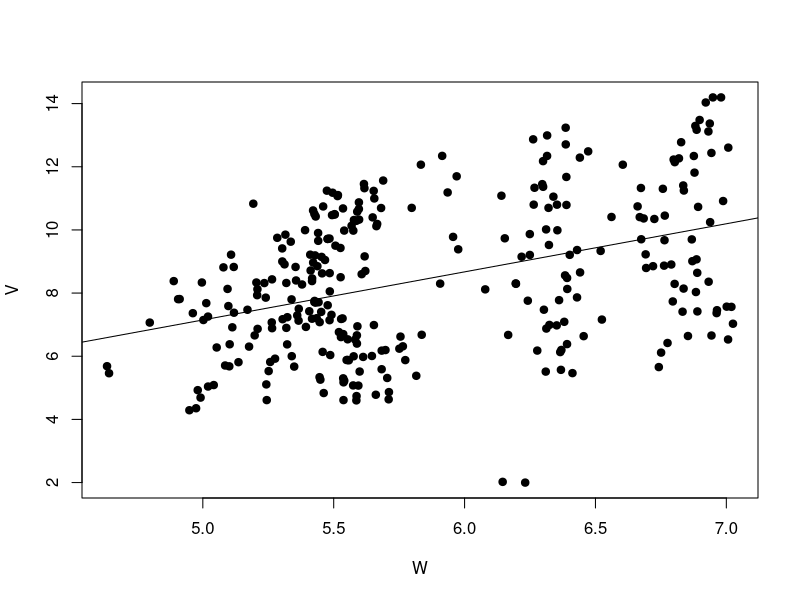
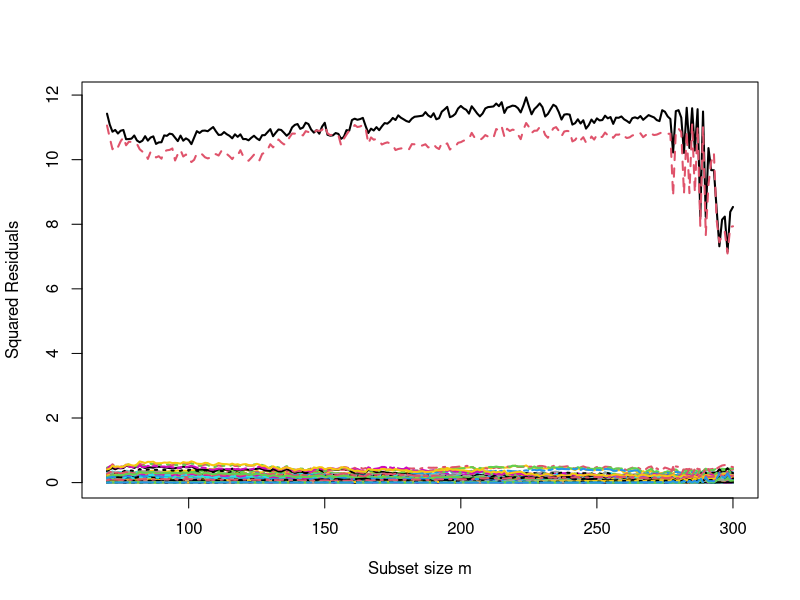
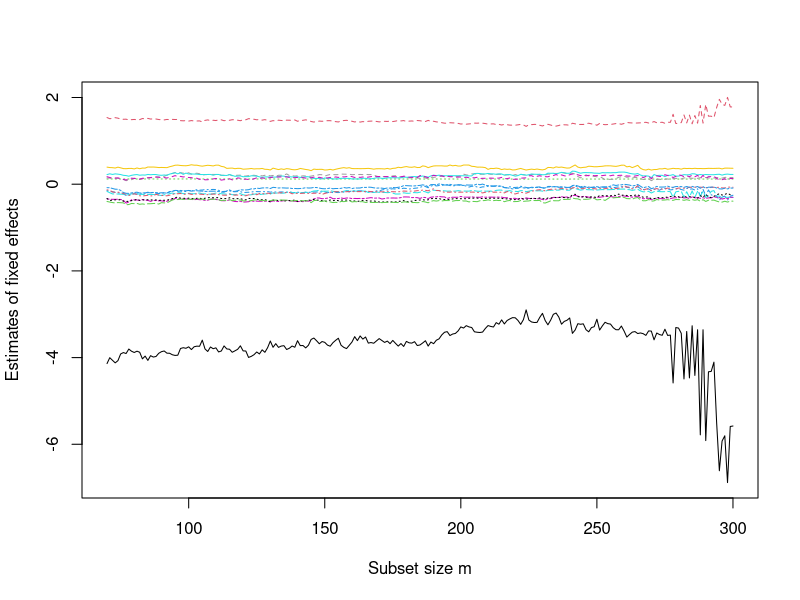
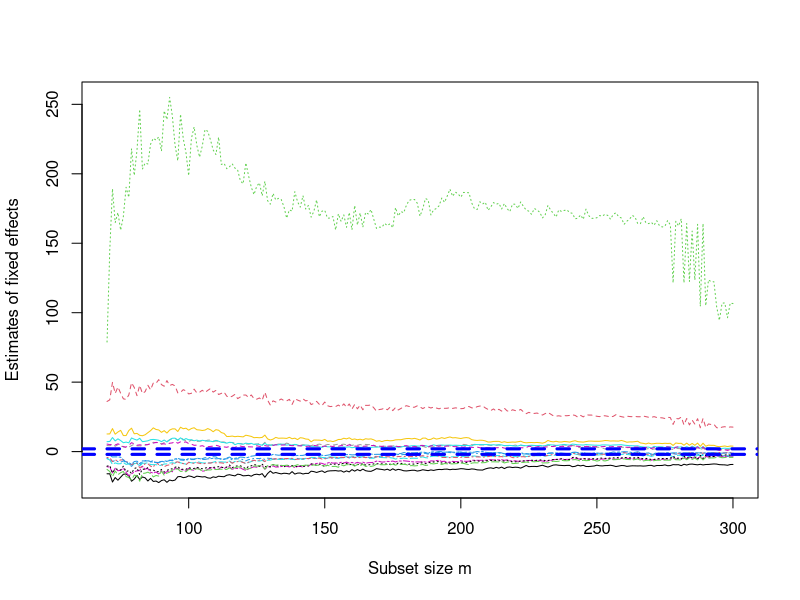
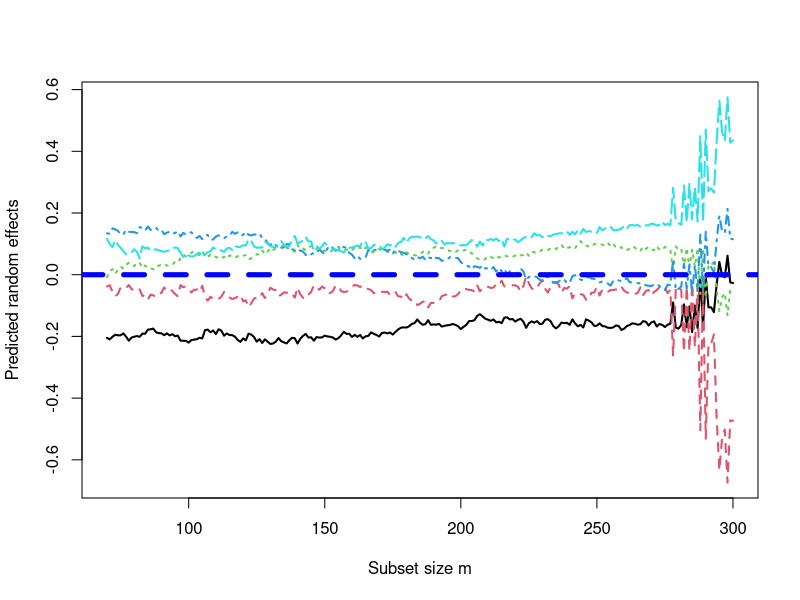
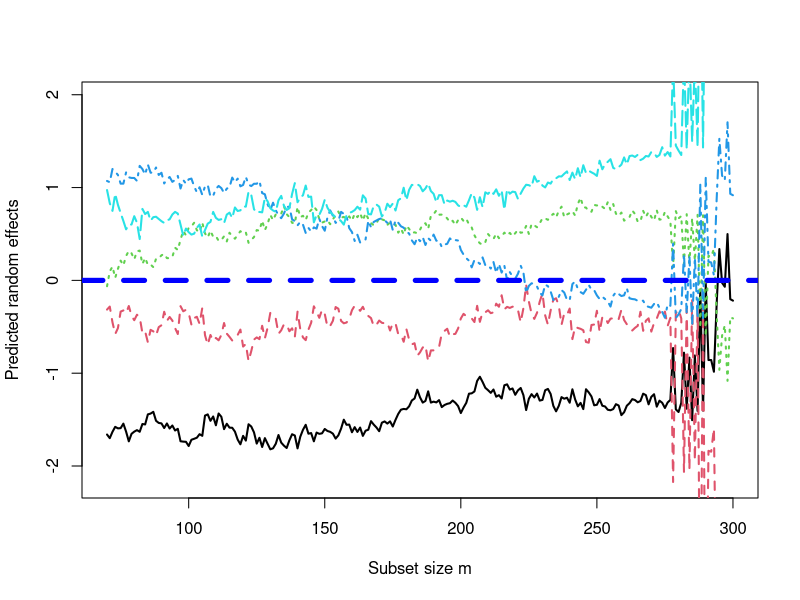

Recreate these plots in R, in order.
library(lme4)
library(Matrix)
library(MASS)
library(ggplot2)

# start
coffebra = read.table("simBRAx1.txt", header = T)
coffebra.cont <- coffebra
# new: nn & grpunt
nn=dim(coffebra.cont)[1]
grpunt=12*5
tabcountry=rbind(c("F", "G", "I", "S", "UK"), c(0,0,0,0,0), c(0,0,0,0,0) )

righe.cont <- 1:2
f1 <- 0.35
f2 <- 0.9

coffebra.cont$logV[righe.cont]=f1*coffebra$logV[righe.cont]
coffebra.cont$logQ[righe.cont]=f2*coffebra$logQ[righe.cont]

plot(coffebra.cont$logQ, coffebra.cont$logV, cex = 1.5, pch = 20, xlab = "W", ylab = "V")
abline(lm(logV ~ logQ, data=coffebra.cont))

fit.coffebra.cont = lmer(logV ~ logQ + t +m1 + m2+m3+m4+m5+ m6+m7+m8+m9+m10+m11+(1 | country), data = coffebra.cont, REML=F)


y = coffebra.cont$logV
ngroups = max(fit.coffebra.cont@Gp)
X = fit.coffebra.cont@pp$X

Z = t(fit.coffebra.cont@pp$Zt)
beta = fit.coffebra.cont@beta
ttest = beta/diag(summary(fit.coffebra.cont)$vcov)^0.5
sigma2U = summary(fit.coffebra.cont)$varcor[[1]][1]
sigma2eps = summary(fit.coffebra.cont)$sigma^2
loglikhat = summary(fit.coffebra.cont)$logLik[1]
Vhat = sigma2U * Z %*% t(Z) + sigma2eps * diag(length(y))
Ghat = sigma2U * diag(max(fit.coffebra.cont@Gp))
### as.matrix(Vhat) to het the matrix

i1 = t(X)%*% ginv(as.matrix(Vhat)) %*% X
i1inv = ginv(i1)
i2 = t(X)%*% ginv(as.matrix(Vhat)) %*% y
### The product i1inv %*% i2 is identical to beta

# ranef : stima dei random effects
### identical to ranef(ranef(fit.coffebra.cont)$pigname[[1]])
uhat = Ghat%*%t(Z)%*%ginv(as.matrix(Vhat)) %*% (y - X%*%beta)
yhat = X%*%beta + Z%*%uhat
res = y - yhat

### pointer = matrix(rep(1:7, ngroups), nrow = 7, ncol = ngroups)
### Generate a matrix of starting time-index
positions = matrix(1:length(y), nrow = max(coffebra.cont$t), ncol = ngroups)

#temp = matrix(NA, nrow = 10, ncol = length(y)/(ncol(X)+1))
temp = NULL
### for(l in 1:nrow(temp)) {
for(l in 1:10) {
    subset=matrix(NA, nrow=ncol(X), ncol = ngroups)
    set.seed(l)
    sss = sample(1:(max(coffebra.cont$t) - ncol(X)+1), ngroups, replace = T)
    for (ii in 1:ncol(positions)) {
        subset[,ii] = positions[sss[ii]:(sss[ii]+ncol(X)-1), ii]
    }
    temp = rbind(as.vector(subset), temp)
}

# temp = matrix(NA, nrow = length(y)/3, ncol = 7)
# subset = 1:3
# for(l in 1:7){
	# if(l == 1) subset = subset
	# else subset = subset+1
# for(i in 1:ngroups) {
	# if (i == 1) out = subset
	# else out = c(out, subset+(i-1)*9)
# }
# temp[, l] = out
# }


resorder =matrix(NA, nrow = length(y), ncol = nrow(temp))
for(j in 1:nrow(temp)) {
    cat(j, "\n")
    mysub = temp[j, ]
    fit.coffebra.cont.sub = lmer(logV ~ logQ + t +m1 + m2+m3+m4+m5+ m6+m7+m8+m9+m10+m11+(1 | country), data = coffebra.cont, REML=F, subset = mysub)
    ngroups = max(fit.coffebra.cont.sub@Gp)
    y.sub = fit.coffebra.cont.sub@resp$y
    X.sub = fit.coffebra.cont.sub@pp$X
    Z.sub = t(fit.coffebra.cont.sub@pp$Zt)
    beta.sub = fit.coffebra.cont.sub@beta
    sigma2U.sub = summary(fit.coffebra.cont.sub)$varcor[[1]][1]
    sigma2eps.sub = summary(fit.coffebra.cont.sub)$sigma^2
    loglikhat.sub = summary(fit.coffebra.cont.sub)$logLik[1]
    Ghat.sub = sigma2U.sub * diag(ngroups)

### This is to check if beta is obtained
    Vhat.sub = sigma2U.sub * Z.sub %*% t(Z.sub) + sigma2eps.sub * diag(length(y.sub))
### as.matrix(Vhat) to het the matrix
    i1 = t(X.sub)%*% ginv(as.matrix(Vhat.sub)) %*% X.sub
    i1inv = ginv(i1)
    i2 = t(X.sub)%*% ginv(as.matrix(Vhat.sub)) %*% y.sub
### The product i1inv %*% i2 is identical to beta

### Ste equal to zero rows unused
    not.mysub = setdiff(1:length(y), mysub)
    Z.reduced = Z
    Z.reduced[not.mysub, ] = 0

    Vhat.sub1 = sigma2U.sub * Z.reduced %*% t(Z.reduced) + sigma2eps.sub * diag(length(y))
    Ghat.sub1 = sigma2U.sub * diag(ngroups)


### identical to ranef(ranef(fit.coffebra.cont.sub)$pigname[[1]])
    uhat.sub = Ghat.sub1%*%t(Z.reduced)%*%ginv(as.matrix(Vhat.sub1)) %*% (y - X%*%beta.sub)
###    yhat.sub = X%*%beta.sub + Z.reduced%*%uhat.sub
    yhat.sub = X%*%beta.sub + Z%*%uhat.sub
    res.sub = y - yhat.sub

    resorder[,j] = sort(res.sub^2)
}

bsb = temp[which.min(apply(resorder, 2, median)), ]

### Storage of quantities
res.fwd=matrix(NA, nrow = length(y), ncol = length(y)-length(bsb) + 1)
beta.fwd = matrix(NA, nrow = ncol(X), ncol = length(y)-length(bsb) + 1)
ttest.fwd = beta.fwd
sigma2U.fwd = matrix(NA, nrow = 1, ncol = length(y)-length(bsb)+ 1)
sigma2eps.fwd = matrix(NA, nrow = 1, ncol = length(y)-length(bsb)+ 1)
row.inside.fwd = matrix(NA, nrow = length(y),ncol = length(y)-length(bsb)+ 1)
uhat.fwd = matrix(NA, nrow=ngroups, ncol = length(y)-length(bsb)+ 1)


############################  START OF THE FS

# new: seq code and for code
fscycle=seq(70,300,5)

# original:
 for(m in fscycle) {
   
   tabcountry[2:3,1:5]=0
  
    cat("Subset size m of the FWD = ", m, "\n")
    if (m == length(bsb)) { ### first step of the forward search
	step = 1
	ttt = bsb
        init.fit = lmer(logV ~ logQ + t +m1 + m2+m3+m4+m5+ m6+m7+m8+m9+m10+m11+(1 | country), data = coffebra.cont, REML=F, subset = ttt)
        ngroups = max(init.fit@Gp)
        y.sub = init.fit@resp$y
        X.sub = init.fit@pp$X
        Z.sub = t(init.fit@pp$Zt)
        beta.sub = init.fit@beta
        ttest.sub = beta.sub/diag(summary(init.fit)$vcov)^0.5
        sigma2U.sub = summary(init.fit)$varcor[[1]][1]
        sigma2eps.sub = summary(init.fit)$sigma^2
        loglikhat.sub = summary(init.fit)$logLik[1]
        Ghat.sub = sigma2U.sub * diag(ngroups)

### Ste equal to zero rows unused
	not.mysub = setdiff(1:length(y), ttt)
        Z.reduced = Z
        Z.reduced[not.mysub, ] = 0

        Vhat.sub1 = sigma2U.sub * Z.reduced %*% t(Z.reduced) + sigma2eps.sub * diag(length(y))
	Ghat.sub1 = sigma2U.sub * diag(ngroups)


### identical to ranef(ranef(fit.coffebra.cont.sub)$pigname[[1]])
        uhat.sub = Ghat.sub1%*%t(Z.reduced)%*%ginv(as.matrix(Vhat.sub1)) %*% (y - X%*%beta.sub)
###        yhat.sub = X%*%beta.sub + Z.reduced%*%uhat.sub
        yhat.sub = X%*%beta.sub + Z%*%uhat.sub
        res.sub = y - yhat.sub
        posm = which(order(res.sub^2)<= m)
        res.fwd[, step] = as.vector(res.sub)
        beta.fwd[, step] = as.vector(beta.sub)
        ttest.fwd[, step] = as.vector(ttest.sub)
        sigma2U.fwd[1, step] = as.vector(sigma2U.sub)
        sigma2eps.fwd[1, step] = as.vector(sigma2eps.sub)
        row.inside.fwd[1:length(bsb), step] = bsb
        uhat.fwd[, step] = as.vector(uhat.sub)
    }
    else{
        #step = step+1
        
########## create a inner cycle for 1 < m < 5        
        
        for (incy in 1:5){
          step = step+1
          
############################################################  ORDERING RESIDUALS        
        # new: ordering a data matrix with countries
        tmpres=as.data.frame(cbind(1:nn,as.vector(coffebra.cont$country),as.vector(res.sub^2)))
        names(tmpres)=c("unit","country","res2")
        
        # new: ordering two levels
        otmpres=tmpres[order(tmpres$country, tmpres$res2),]
        
        # we take the first m/5 units for each country
        ordbsb=as.vector(otmpres$unit)
        ordind=c((1:(m/5))+0*grpunt, (1:(m/5))+1*grpunt, (1:(m/5))+2*grpunt, (1:(m/5))+3*grpunt, (1:(m/5))+4*grpunt)
        # Then we take the smallest among countries in step m
        
        bsblast=ordbsb[ordind]
        
        # creo una tabella con valori 0/1 con testata F G I S K
        #                                             0 1 0 0 1
        # prendo il valore più piccolo fra le country non già prese!
        
        selind=c(((m/5))+0*grpunt, ((m/5))+1*grpunt, ((m/5))+2*grpunt, ((m/5))+3*grpunt, ((m/5))+4*grpunt)
        
        
        # 1=F, 2=G, 3=I, 4=S, 5=UK
        # mincountry=which.min(otmpres[selind,3]) # not needed?
        
        # == 15
        idx=selind[which.min(otmpres[selind,3])]
        idy=as.numeric(as.vector(otmpres[idx,1]))
        
        
        # gives the unordered residuals on step m of all countries 
        ordctry=as.numeric(as.vector(otmpres[selind,3]))
        # gives the unordered IDEXES of residuals on step m of all countries 
        ordctryind=as.numeric(as.vector(otmpres[selind,1]))
        # gives the order of the residual that must be applied to INDEXES (ordctryind)
        ordctryindex=order(as.vector(otmpres[selind,3]))
        ordindx=ordctryind[ordctryindex]
        mtchidx=match(otmpres[,1],ordindx)
        
        
        
        # select the 1st best, 2nd best, ..., 5th best inside inner cycle
        for (cv_idx in 1:5)
        {
          id_ctry=which(match(tabcountry[1,],tmpres[ordindx[cv_idx],2])==1)
          cat("m:", m, " incy:", incy, " id_ctry:", id_ctry,"\n")
          if(tabcountry[2,id_ctry]==0)
          {
            tabcountry[2,id_ctry]=1
            tabcountry[3,id_ctry]=ordindx[cv_idx]
            id_best=ordindx[cv_idx]
            break
          }
        }
        
        
        
#         # external for index parse the candidate vector 
#         for (cv_idx in 1:5){
#           # internal for index parse TABLE [F G I S K] 2nd row
#             for (tab_idx in 1:5){
#             # if is not already taken ... set to 1
#             if (tabcountry[1,tab_idx]==0){
#               tabcountry[2,ordctry[ij]]=1
#             }
#             break
#           }
#         }
        
        # ordinerei con quelli di m (step5) + quelli aggiuntivi   
        # calcolati in questi cicli interni
        
        stblockbsb=ordbsb[ordind]
        
        
        nbsb=c(stblockbsb[1:(m-5+incy-1)], id_best)
        
        
        ttt = nbsb
        
#############################################################
        
        init.fit = lmer(logV ~ logQ + t +m1 + m2+m3+m4+m5+ m6+m7+m8+m9+m10+m11+(1 | country), data = coffebra.cont, REML=F, subset = ttt)
###        init.fit = lmer(w ~ t +(1 | pigname), data = pig, REML=F, subset = ttt)
        check.ngroups = max(init.fit@Gp)
        
        
        cat("\n", "Progression = ", step, "\n")

        y.sub = init.fit@resp$y
        X.sub = init.fit@pp$X
        Z.sub = t(init.fit@pp$Zt)
        beta.sub = init.fit@beta
        ttest.sub = beta.sub/diag(summary(init.fit)$vcov)^0.5
        sigma2U.sub = summary(init.fit)$varcor[[1]][1]
        sigma2eps.sub = summary(init.fit)$sigma^2
        loglikhat.sub = summary(init.fit)$logLik[1]
        Ghat.sub = sigma2U.sub * diag(ngroups)

### Ste equal to zero rows unused

	    not.mysub = setdiff(1:length(y), ttt)
	    Z.reduced = Z

        if(length(not.mysub)>0)
            Z.reduced[not.mysub, ] = 0

        Vhat.sub1 = sigma2U.sub * Z.reduced %*% t(Z.reduced) + sigma2eps.sub * diag(length(y))
	    Ghat.sub1 = sigma2U.sub * diag(ngroups)


### identical to ranef(ranef(fit.coffebra.cont.sub)$pigname[[1]])
        uhat.sub = Ghat.sub1%*%t(Z.reduced)%*%ginv(as.matrix(Vhat.sub1)) %*% (y - X%*%beta.sub)
###        yhat.sub = X%*%beta.sub + Z.reduced%*%uhat.sub
        yhat.sub = X%*%beta.sub + Z%*%uhat.sub
        res.sub = y - yhat.sub
        res.fwd[, step] = as.vector(res.sub)
        beta.fwd[, step] = as.vector(beta.sub)
        ttest.fwd[, step] = as.vector(ttest.sub)
        sigma2U.fwd[1, step] = as.vector(sigma2U.sub)
        sigma2eps.fwd[1, step] = as.vector(sigma2eps.sub)
        row.inside.fwd[1:length(nbsb), step] = nbsb
        uhat.fwd[, step] = as.vector(uhat.sub)

        }  # innercycle
    }
}

fscycle0=70:300
fscycle1=1:231

plot(length(bsb):length(y), (res.fwd[1,])^2, type = "n", ylim = range(res.fwd^2, na.rm = T), xlab = "Subset size m", ylab = "Squared Residuals")
for (i in 1:nrow(res.fwd)) 
  lines(fscycle0, (res.fwd[i, fscycle1])^2, lty = i, col = i, lwd=2)


plot(length(bsb):length(y), beta.fwd[1,], type = "n", ylim = range(beta.fwd, na.rm = T), xlab = "Subset size m", ylab = "Estimates of fixed effects")
for (i in 1:nrow(beta.fwd)) lines(length(bsb):length(y), beta.fwd[i, ], lty = i, col = i)

plot(length(bsb):length(y), ttest.fwd[1,], type = "n", ylim = range(ttest.fwd, na.rm = T), xlab = "Subset size m", ylab = "Estimates of fixed effects")
for (i in 1:nrow(beta.fwd)) lines(length(bsb):length(y), ttest.fwd[i, ], lty = i, col = i)
abline(h = c(-2,2), lwd = 3, lty = 2, col = "blue")


plot(length(bsb):length(y), uhat.fwd[1,], type = "n", ylim = range(uhat.fwd, na.rm = T), xlab = "Subset size m", ylab = "Predicted random effects")
for (i in 1:nrow(uhat.fwd)) 
  lines(fscycle0, uhat.fwd[i, fscycle1], lty = i, col = i, lwd=2)
abline(h = 0, lwd = 5, lty = 2, col = "blue")


rrr=uhat.fwd %*% diag(1/as.vector(sqrt(sigma2U.fwd)))
plot(length(bsb):length(y), uhat.fwd[1,]/sqrt(sigma2U.fwd[1]), type = "n", ylim = range(rrr, na.rm = T)*1.2, xlab = "Subset size m", ylab = "Predicted random effects")
for (i in 1:nrow(uhat.fwd)) 
  lines(fscycle0, uhat.fwd[i, fscycle1]/sqrt(sigma2U.fwd[i]), lty = i, col = i, lwd=2)
abline(h = 0, lwd = 5, lty = 2, col = "blue")



